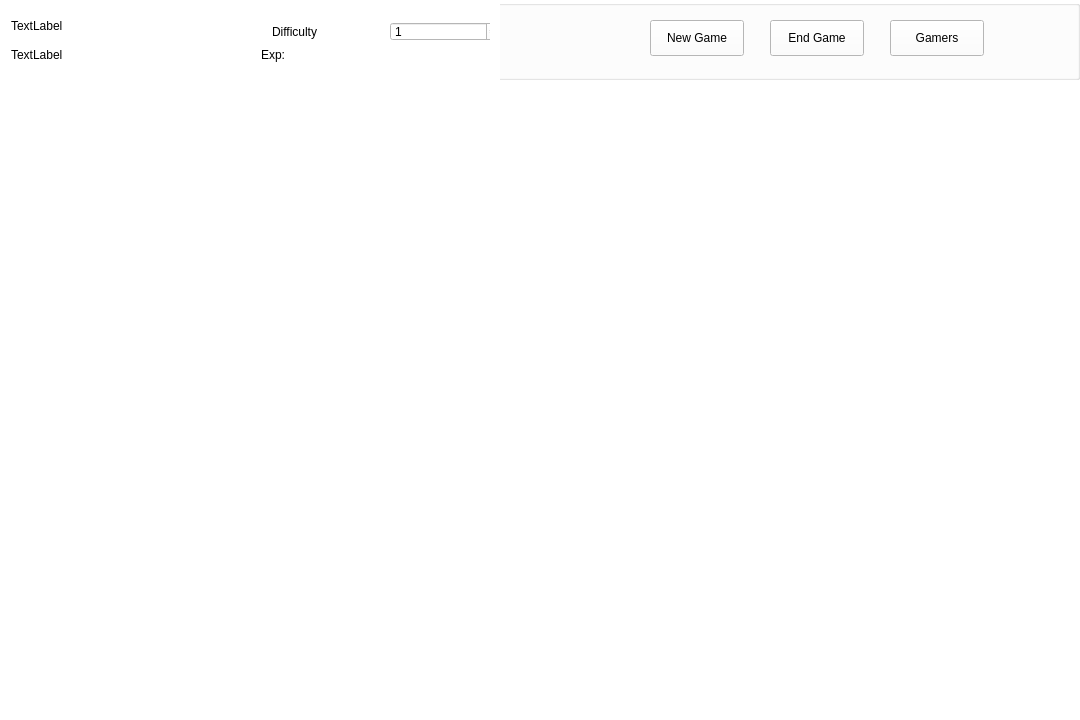
<?xml version="1.0" encoding="UTF-8"?>
<ui version="4.0">
 <class>GameWindow</class>
 <widget class="QMainWindow" name="GameWindow">
  <property name="geometry">
   <rect>
    <x>0</x>
    <y>0</y>
    <width>1080</width>
    <height>720</height>
   </rect>
  </property>
  <property name="minimumSize">
   <size>
    <width>1080</width>
    <height>720</height>
   </size>
  </property>
  <property name="maximumSize">
   <size>
    <width>1080</width>
    <height>720</height>
   </size>
  </property>
  <property name="font">
   <font>
    <pointsize>48</pointsize>
   </font>
  </property>
  <property name="windowTitle">
   <string>Not Implemented!</string>
  </property>
  <property name="styleSheet">
   <string notr="true">QMainWindow {
	background: white;
}</string>
  </property>
  <widget class="QWidget" name="centralWidget">
   <property name="styleSheet">
    <string notr="true">QWidget {background: white;}</string>
   </property>
   <widget class="QGroupBox" name="groupBox">
    <property name="geometry">
     <rect>
      <x>0</x>
      <y>0</y>
      <width>1080</width>
      <height>80</height>
     </rect>
    </property>
    <property name="title">
     <string/>
    </property>
    <widget class="QWidget" name="UserBasicInfo" native="true">
     <property name="geometry">
      <rect>
       <x>0</x>
       <y>0</y>
       <width>250</width>
       <height>80</height>
      </rect>
     </property>
     <widget class="QWidget" name="verticalLayoutWidget">
      <property name="geometry">
       <rect>
        <x>0</x>
        <y>0</y>
        <width>251</width>
        <height>80</height>
       </rect>
      </property>
      <layout class="QVBoxLayout" name="verticalLayout">
       <property name="spacing">
        <number>0</number>
       </property>
       <item>
        <widget class="QLabel" name="userName">
         <property name="text">
          <string>TextLabel</string>
         </property>
        </widget>
       </item>
       <item>
        <widget class="QLabel" name="userLevel">
         <property name="text">
          <string>TextLabel</string>
         </property>
        </widget>
       </item>
      </layout>
     </widget>
    </widget>
    <widget class="QWidget" name="UserSettings" native="true">
     <property name="geometry">
      <rect>
       <x>250</x>
       <y>0</y>
       <width>250</width>
       <height>80</height>
      </rect>
     </property>
     <widget class="QWidget" name="verticalLayoutWidget_2">
      <property name="geometry">
       <rect>
        <x>0</x>
        <y>0</y>
        <width>251</width>
        <height>80</height>
       </rect>
      </property>
      <layout class="QVBoxLayout" name="verticalLayout_2">
       <property name="spacing">
        <number>0</number>
       </property>
       <item>
        <widget class="QWidget" name="widget" native="true">
         <widget class="QWidget" name="horizontalLayoutWidget">
          <property name="geometry">
           <rect>
            <x>0</x>
            <y>0</y>
            <width>251</width>
            <height>41</height>
           </rect>
          </property>
          <layout class="QHBoxLayout" name="horizontalLayout">
           <item>
            <widget class="QLabel" name="userDifficulty">
             <property name="text">
              <string>Difficulty</string>
             </property>
            </widget>
           </item>
           <item>
            <widget class="QSpinBox" name="diffi">
             <property name="minimum">
              <number>1</number>
             </property>
             <property name="maximum">
              <number>3</number>
             </property>
            </widget>
           </item>
          </layout>
         </widget>
        </widget>
       </item>
       <item>
        <widget class="QLabel" name="userExp">
         <property name="text">
          <string>Exp: </string>
         </property>
        </widget>
       </item>
      </layout>
     </widget>
    </widget>
    <widget class="QPushButton" name="gameStart">
     <property name="geometry">
      <rect>
       <x>650</x>
       <y>20</y>
       <width>94</width>
       <height>36</height>
      </rect>
     </property>
     <property name="text">
      <string>New Game</string>
     </property>
    </widget>
    <widget class="QPushButton" name="gameOver">
     <property name="geometry">
      <rect>
       <x>770</x>
       <y>20</y>
       <width>94</width>
       <height>36</height>
      </rect>
     </property>
     <property name="text">
      <string>End Game</string>
     </property>
    </widget>
    <widget class="QPushButton" name="gamers">
     <property name="geometry">
      <rect>
       <x>890</x>
       <y>20</y>
       <width>94</width>
       <height>36</height>
      </rect>
     </property>
     <property name="text">
      <string>Gamers</string>
     </property>
    </widget>
   </widget>
   <widget class="Line" name="line">
    <property name="geometry">
     <rect>
      <x>0</x>
      <y>80</y>
      <width>1080</width>
      <height>1</height>
     </rect>
    </property>
    <property name="lineWidth">
     <number>1</number>
    </property>
    <property name="midLineWidth">
     <number>0</number>
    </property>
    <property name="orientation">
     <enum>Qt::Horizontal</enum>
    </property>
   </widget>
  </widget>
 </widget>
 <layoutdefault spacing="6" margin="11"/>
 <resources/>
 <connections/>
</ui>
